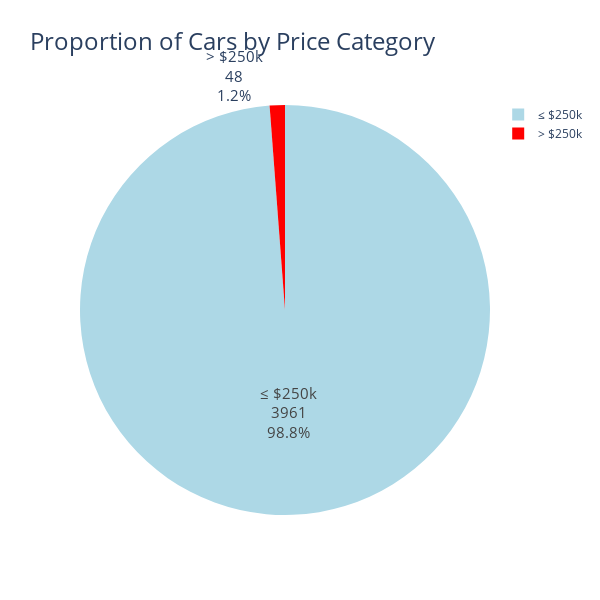

The notebook cell this image was saved under:
### Code cell
df = pd.read_csv('cleaned_car_data.csv')

# Create price category
df['Price Category'] = df['price'].apply(lambda x: '≤ $250k' if x <= 250000 else '> $250k')

# Count category occurrences
price_counts = df['Price Category'].value_counts().reset_index()
price_counts.columns = ['Category', 'Count']

fig = px.pie(
    price_counts,
    names='Category',
    values='Count',
    title='Proportion of Cars by Price Category',
    color='Category',
    color_discrete_map={
        '≤ $250k': 'lightblue',
        '> $250k': 'red'
    }
)

# Bigger label and percent text
fig.update_traces(
    textinfo='label+percent+value',
    textfont_size=15  # Increase this for larger text
)

# Bigger title and layout
fig.update_layout(
    title_font_size=24,
    width=600,
    height=600
)

fig.show()

### Figure 1 — Plotly figure (JSON) as saved in the notebook; plotly's stock layout.template omitted (floating-point values rounded to 4 significant figures)
{"data": [{"customdata": [["≤ $250k"], ["> $250k"]], "domain": {"x": [0, 1], "y": [0, 1]}, "hovertemplate": "Category=%{customdata[0]}<br>Count=%{value}<extra></extra>", "labels": ["≤ $250k", "> $250k"], "legendgroup": "", "marker": {"colors": ["lightblue", "red"]}, "name": "", "showlegend": true, "textfont": {"size": 15}, "textinfo": "label+percent+value", "type": "pie", "values": [3961, 48]}], "layout": {"height": 600, "legend": {"tracegroupgap": 0}, "title": {"font": {"size": 24}, "text": "Proportion of Cars by Price Category"}, "width": 600}}
